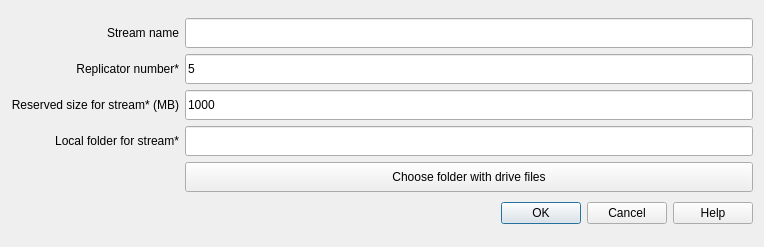
<?xml version="1.0" encoding="UTF-8"?>
<ui version="4.0">
 <class>AddDriveStreamDialog</class>
 <widget class="QDialog" name="AddDriveStreamDialog">
  <property name="geometry">
   <rect>
    <x>0</x>
    <y>0</y>
    <width>764</width>
    <height>247</height>
   </rect>
  </property>
  <property name="windowTitle">
   <string>Dialog</string>
  </property>
  <layout class="QVBoxLayout" name="verticalLayout">
   <item>
    <layout class="QGridLayout" name="gridLayout">
     <item row="4" column="1">
      <widget class="QPushButton" name="m_localFolderBtn">
       <property name="minimumSize">
        <size>
         <width>450</width>
         <height>30</height>
        </size>
       </property>
       <property name="maximumSize">
        <size>
         <width>16777215</width>
         <height>30</height>
        </size>
       </property>
       <property name="text">
        <string>Choose folder with drive files</string>
       </property>
      </widget>
     </item>
     <item row="3" column="1">
      <widget class="QLineEdit" name="m_localDriveFolder">
       <property name="minimumSize">
        <size>
         <width>450</width>
         <height>30</height>
        </size>
       </property>
       <property name="maximumSize">
        <size>
         <width>16777215</width>
         <height>30</height>
        </size>
       </property>
       <property name="text">
        <string/>
       </property>
      </widget>
     </item>
     <item row="1" column="0">
      <widget class="QLabel" name="label_3">
       <property name="text">
        <string>Replicator number*</string>
       </property>
       <property name="alignment">
        <set>Qt::AlignRight|Qt::AlignTrailing|Qt::AlignVCenter</set>
       </property>
      </widget>
     </item>
     <item row="2" column="0">
      <widget class="QLabel" name="label_4">
       <property name="text">
        <string>Reserved size for stream* (MB)</string>
       </property>
       <property name="alignment">
        <set>Qt::AlignRight|Qt::AlignTrailing|Qt::AlignVCenter</set>
       </property>
      </widget>
     </item>
     <item row="0" column="0">
      <widget class="QLabel" name="label">
       <property name="text">
        <string>Stream name</string>
       </property>
       <property name="alignment">
        <set>Qt::AlignRight|Qt::AlignTrailing|Qt::AlignVCenter</set>
       </property>
      </widget>
     </item>
     <item row="2" column="1">
      <widget class="QLineEdit" name="m_size">
       <property name="minimumSize">
        <size>
         <width>450</width>
         <height>30</height>
        </size>
       </property>
       <property name="maximumSize">
        <size>
         <width>16777215</width>
         <height>30</height>
        </size>
       </property>
       <property name="text">
        <string>1000</string>
       </property>
      </widget>
     </item>
     <item row="1" column="1">
      <widget class="QLineEdit" name="m_replicatorNumber">
       <property name="minimumSize">
        <size>
         <width>450</width>
         <height>30</height>
        </size>
       </property>
       <property name="maximumSize">
        <size>
         <width>16777215</width>
         <height>30</height>
        </size>
       </property>
       <property name="text">
        <string>5</string>
       </property>
      </widget>
     </item>
     <item row="0" column="1">
      <widget class="QLineEdit" name="m_driveName">
       <property name="minimumSize">
        <size>
         <width>450</width>
         <height>30</height>
        </size>
       </property>
       <property name="maximumSize">
        <size>
         <width>16777215</width>
         <height>30</height>
        </size>
       </property>
      </widget>
     </item>
     <item row="3" column="0">
      <widget class="QLabel" name="label_5">
       <property name="text">
        <string>Local folder for stream*</string>
       </property>
       <property name="alignment">
        <set>Qt::AlignRight|Qt::AlignTrailing|Qt::AlignVCenter</set>
       </property>
      </widget>
     </item>
     <item row="5" column="0" colspan="2">
      <widget class="QDialogButtonBox" name="buttonBox">
       <property name="minimumSize">
        <size>
         <width>0</width>
         <height>30</height>
        </size>
       </property>
       <property name="maximumSize">
        <size>
         <width>16777215</width>
         <height>30</height>
        </size>
       </property>
       <property name="orientation">
        <enum>Qt::Horizontal</enum>
       </property>
       <property name="standardButtons">
        <set>QDialogButtonBox::Cancel|QDialogButtonBox::Help|QDialogButtonBox::Ok</set>
       </property>
      </widget>
     </item>
    </layout>
   </item>
  </layout>
 </widget>
 <resources/>
 <connections>
  <connection>
   <sender>buttonBox</sender>
   <signal>accepted()</signal>
   <receiver>AddDriveStreamDialog</receiver>
   <slot>accept()</slot>
   <hints>
    <hint type="sourcelabel">
     <x>248</x>
     <y>254</y>
    </hint>
    <hint type="destinationlabel">
     <x>157</x>
     <y>274</y>
    </hint>
   </hints>
  </connection>
  <connection>
   <sender>buttonBox</sender>
   <signal>rejected()</signal>
   <receiver>AddDriveStreamDialog</receiver>
   <slot>reject()</slot>
   <hints>
    <hint type="sourcelabel">
     <x>316</x>
     <y>260</y>
    </hint>
    <hint type="destinationlabel">
     <x>286</x>
     <y>274</y>
    </hint>
   </hints>
  </connection>
 </connections>
</ui>
